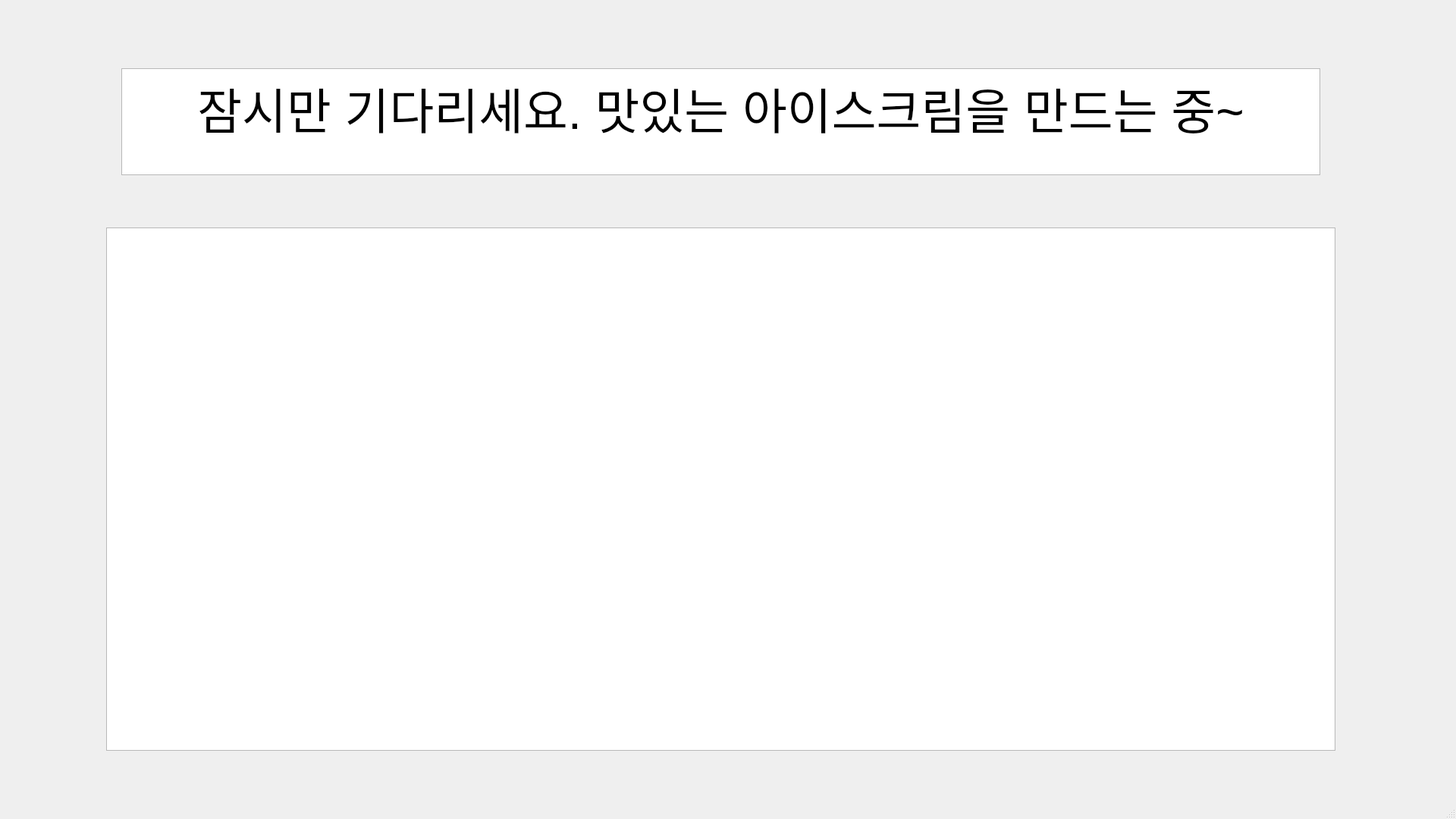
<?xml version="1.0" encoding="UTF-8"?>
<ui version="4.0">
 <class>MainWindow</class>
 <widget class="QMainWindow" name="MainWindow">
  <property name="geometry">
   <rect>
    <x>0</x>
    <y>0</y>
    <width>1920</width>
    <height>1080</height>
   </rect>
  </property>
  <property name="windowTitle">
   <string>MainWindow</string>
  </property>
  <widget class="QWidget" name="centralwidget">
   <widget class="QTextBrowser" name="textBrowser">
    <property name="geometry">
     <rect>
      <x>160</x>
      <y>90</y>
      <width>1581</width>
      <height>141</height>
     </rect>
    </property>
    <property name="html">
     <string>&lt;!DOCTYPE HTML PUBLIC &quot;-//W3C//DTD HTML 4.0//EN&quot; &quot;http://www.w3.org/TR/REC-html40/strict.dtd&quot;&gt;
&lt;html&gt;&lt;head&gt;&lt;meta name=&quot;qrichtext&quot; content=&quot;1&quot; /&gt;&lt;style type=&quot;text/css&quot;&gt;
p, li { white-space: pre-wrap; }
&lt;/style&gt;&lt;/head&gt;&lt;body style=&quot; font-family:'Ubuntu'; font-size:11pt; font-weight:400; font-style:normal;&quot;&gt;
&lt;p align=&quot;center&quot; style=&quot; margin-top:0px; margin-bottom:0px; margin-left:0px; margin-right:0px; -qt-block-indent:0; text-indent:0px;&quot;&gt;&lt;span style=&quot; font-size:48pt;&quot;&gt;잠시만 기다리세요. 맛있는 아이스크림을 만드는 중~&lt;/span&gt;&lt;/p&gt;&lt;/body&gt;&lt;/html&gt;</string>
    </property>
   </widget>
   <widget class="QGraphicsView" name="graphicsView">
    <property name="geometry">
     <rect>
      <x>140</x>
      <y>300</y>
      <width>1621</width>
      <height>690</height>
     </rect>
    </property>
   </widget>
  </widget>
  <widget class="QMenuBar" name="menubar">
   <property name="geometry">
    <rect>
     <x>0</x>
     <y>0</y>
     <width>1920</width>
     <height>28</height>
    </rect>
   </property>
  </widget>
  <widget class="QStatusBar" name="statusbar"/>
 </widget>
 <resources/>
 <connections/>
</ui>
